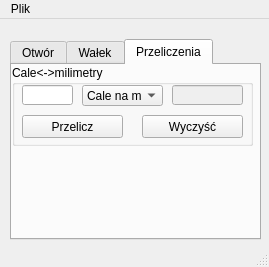
<?xml version="1.0" encoding="UTF-8"?>
<ui version="4.0">
 <class>MainWindow</class>
 <widget class="QMainWindow" name="MainWindow">
  <property name="geometry">
   <rect>
    <x>0</x>
    <y>0</y>
    <width>269</width>
    <height>267</height>
   </rect>
  </property>
  <property name="windowTitle">
   <string>Project X ver. 0.0.1</string>
  </property>
  <widget class="QWidget" name="centralWidget">
   <widget class="QTabWidget" name="tabWidget">
    <property name="geometry">
     <rect>
      <x>10</x>
      <y>20</y>
      <width>251</width>
      <height>201</height>
     </rect>
    </property>
    <property name="currentIndex">
     <number>2</number>
    </property>
    <widget class="QWidget" name="tab">
     <attribute name="title">
      <string>Otwór</string>
     </attribute>
     <widget class="QLabel" name="label">
      <property name="geometry">
       <rect>
        <x>11</x>
        <y>111</y>
        <width>16</width>
        <height>16</height>
       </rect>
      </property>
      <property name="text">
       <string>xxx</string>
      </property>
     </widget>
     <widget class="QLabel" name="label_2">
      <property name="geometry">
       <rect>
        <x>30</x>
        <y>100</y>
        <width>47</width>
        <height>41</height>
       </rect>
      </property>
      <property name="sizePolicy">
       <sizepolicy hsizetype="Fixed" vsizetype="Fixed">
        <horstretch>0</horstretch>
        <verstretch>0</verstretch>
       </sizepolicy>
      </property>
      <property name="lineWidth">
       <number>1</number>
      </property>
      <property name="text">
       <string>TextLabel</string>
      </property>
      <property name="textFormat">
       <enum>Qt::AutoText</enum>
      </property>
      <property name="scaledContents">
       <bool>false</bool>
      </property>
     </widget>
     <widget class="QGroupBox" name="groupBox">
      <property name="geometry">
       <rect>
        <x>0</x>
        <y>0</y>
        <width>241</width>
        <height>81</height>
       </rect>
      </property>
      <property name="title">
       <string>Wartości</string>
      </property>
      <widget class="QPushButton" name="pushButton">
       <property name="geometry">
        <rect>
         <x>150</x>
         <y>30</y>
         <width>71</width>
         <height>23</height>
        </rect>
       </property>
       <property name="text">
        <string>OK</string>
       </property>
      </widget>
      <widget class="QComboBox" name="comboBox">
       <property name="geometry">
        <rect>
         <x>90</x>
         <y>30</y>
         <width>51</width>
         <height>22</height>
        </rect>
       </property>
       <item>
        <property name="text">
         <string>A11</string>
        </property>
       </item>
       <item>
        <property name="text">
         <string>B11</string>
        </property>
       </item>
       <item>
        <property name="text">
         <string>C8</string>
        </property>
       </item>
       <item>
        <property name="text">
         <string>C9</string>
        </property>
       </item>
       <item>
        <property name="text">
         <string>C11</string>
        </property>
       </item>
       <item>
        <property name="text">
         <string>D8</string>
        </property>
       </item>
       <item>
        <property name="text">
         <string>D9</string>
        </property>
       </item>
       <item>
        <property name="text">
         <string>D10</string>
        </property>
       </item>
       <item>
        <property name="text">
         <string>D11</string>
        </property>
       </item>
       <item>
        <property name="text">
         <string>E7</string>
        </property>
       </item>
       <item>
        <property name="text">
         <string>E8</string>
        </property>
       </item>
       <item>
        <property name="text">
         <string>E9</string>
        </property>
       </item>
       <item>
        <property name="text">
         <string>F7</string>
        </property>
       </item>
       <item>
        <property name="text">
         <string>G5</string>
        </property>
       </item>
       <item>
        <property name="text">
         <string>G6</string>
        </property>
       </item>
       <item>
        <property name="text">
         <string>G7</string>
        </property>
       </item>
       <item>
        <property name="text">
         <string>H4</string>
        </property>
       </item>
       <item>
        <property name="text">
         <string>H5</string>
        </property>
       </item>
       <item>
        <property name="text">
         <string>H6</string>
        </property>
       </item>
       <item>
        <property name="text">
         <string>H7</string>
        </property>
       </item>
       <item>
        <property name="text">
         <string>H8</string>
        </property>
       </item>
       <item>
        <property name="text">
         <string>H9</string>
        </property>
       </item>
       <item>
        <property name="text">
         <string>H10</string>
        </property>
       </item>
       <item>
        <property name="text">
         <string>H11</string>
        </property>
       </item>
       <item>
        <property name="text">
         <string>H12</string>
        </property>
       </item>
       <item>
        <property name="text">
         <string>H13</string>
        </property>
       </item>
       <item>
        <property name="text">
         <string>H15</string>
        </property>
       </item>
       <item>
        <property name="text">
         <string>JS5</string>
        </property>
       </item>
       <item>
        <property name="text">
         <string>JS6</string>
        </property>
       </item>
       <item>
        <property name="text">
         <string>JS7</string>
        </property>
       </item>
       <item>
        <property name="text">
         <string>JS9</string>
        </property>
       </item>
       <item>
        <property name="text">
         <string>J6</string>
        </property>
       </item>
       <item>
        <property name="text">
         <string>J7</string>
        </property>
       </item>
       <item>
        <property name="text">
         <string>J8</string>
        </property>
       </item>
       <item>
        <property name="text">
         <string>K6</string>
        </property>
       </item>
       <item>
        <property name="text">
         <string>K7</string>
        </property>
       </item>
       <item>
        <property name="text">
         <string>M6</string>
        </property>
       </item>
       <item>
        <property name="text">
         <string>M7</string>
        </property>
       </item>
       <item>
        <property name="text">
         <string>N6</string>
        </property>
       </item>
       <item>
        <property name="text">
         <string>N7</string>
        </property>
       </item>
       <item>
        <property name="text">
         <string>N8</string>
        </property>
       </item>
       <item>
        <property name="text">
         <string>N9</string>
        </property>
       </item>
       <item>
        <property name="text">
         <string>P6</string>
        </property>
       </item>
       <item>
        <property name="text">
         <string>P7</string>
        </property>
       </item>
       <item>
        <property name="text">
         <string>P8</string>
        </property>
       </item>
       <item>
        <property name="text">
         <string>P9</string>
        </property>
       </item>
       <item>
        <property name="text">
         <string>R6</string>
        </property>
       </item>
       <item>
        <property name="text">
         <string>R7</string>
        </property>
       </item>
       <item>
        <property name="text">
         <string>S7</string>
        </property>
       </item>
       <item>
        <property name="text">
         <string>S8</string>
        </property>
       </item>
      </widget>
      <widget class="QSpinBox" name="spinBox">
       <property name="geometry">
        <rect>
         <x>10</x>
         <y>30</y>
         <width>71</width>
         <height>22</height>
        </rect>
       </property>
       <property name="wrapping">
        <bool>false</bool>
       </property>
       <property name="frame">
        <bool>true</bool>
       </property>
       <property name="buttonSymbols">
        <enum>QAbstractSpinBox::NoButtons</enum>
       </property>
       <property name="correctionMode">
        <enum>QAbstractSpinBox::CorrectToPreviousValue</enum>
       </property>
       <property name="keyboardTracking">
        <bool>true</bool>
       </property>
       <property name="maximum">
        <number>600</number>
       </property>
      </widget>
     </widget>
     <zorder>groupBox</zorder>
     <zorder>label</zorder>
     <zorder>label_2</zorder>
    </widget>
    <widget class="QWidget" name="tab_2">
     <attribute name="title">
      <string>Wałek</string>
     </attribute>
    </widget>
    <widget class="QWidget" name="tab_3">
     <attribute name="title">
      <string>Przeliczenia</string>
     </attribute>
     <widget class="QGroupBox" name="groupBox_2">
      <property name="geometry">
       <rect>
        <x>0</x>
        <y>0</y>
        <width>241</width>
        <height>81</height>
       </rect>
      </property>
      <property name="title">
       <string>Cale&lt;-&gt;milimetry</string>
      </property>
      <widget class="QComboBox" name="comboBox_2">
       <property name="geometry">
        <rect>
         <x>70</x>
         <y>20</y>
         <width>81</width>
         <height>21</height>
        </rect>
       </property>
       <item>
        <property name="text">
         <string>Cale na mm</string>
        </property>
       </item>
       <item>
        <property name="text">
         <string>Mm na cale</string>
        </property>
       </item>
      </widget>
      <widget class="QLineEdit" name="lineEdit">
       <property name="geometry">
        <rect>
         <x>10</x>
         <y>20</y>
         <width>51</width>
         <height>20</height>
        </rect>
       </property>
      </widget>
      <widget class="QLineEdit" name="lineEdit_2">
       <property name="enabled">
        <bool>false</bool>
       </property>
       <property name="geometry">
        <rect>
         <x>160</x>
         <y>20</y>
         <width>71</width>
         <height>20</height>
        </rect>
       </property>
      </widget>
      <widget class="QPushButton" name="pushButton_2">
       <property name="geometry">
        <rect>
         <x>10</x>
         <y>50</y>
         <width>101</width>
         <height>23</height>
        </rect>
       </property>
       <property name="text">
        <string>Przelicz</string>
       </property>
      </widget>
      <widget class="QPushButton" name="pushButton_3">
       <property name="geometry">
        <rect>
         <x>130</x>
         <y>50</y>
         <width>101</width>
         <height>23</height>
        </rect>
       </property>
       <property name="text">
        <string>Wyczyść</string>
       </property>
      </widget>
     </widget>
    </widget>
   </widget>
  </widget>
  <widget class="QMenuBar" name="menuBar">
   <property name="geometry">
    <rect>
     <x>0</x>
     <y>0</y>
     <width>269</width>
     <height>21</height>
    </rect>
   </property>
   <widget class="QMenu" name="menuPlik">
    <property name="title">
     <string>Plik</string>
    </property>
    <addaction name="actionInformacje"/>
   </widget>
   <addaction name="menuPlik"/>
  </widget>
  <widget class="QStatusBar" name="statusBar"/>
  <action name="actionInformacje">
   <property name="text">
    <string>Informacje</string>
   </property>
  </action>
 </widget>
 <layoutdefault spacing="6" margin="11"/>
 <resources/>
 <connections>
  <connection>
   <sender>pushButton_3</sender>
   <signal>clicked()</signal>
   <receiver>lineEdit</receiver>
   <slot>clear()</slot>
   <hints>
    <hint type="sourcelabel">
     <x>173</x>
     <y>126</y>
    </hint>
    <hint type="destinationlabel">
     <x>127</x>
     <y>97</y>
    </hint>
   </hints>
  </connection>
  <connection>
   <sender>pushButton_3</sender>
   <signal>clicked()</signal>
   <receiver>lineEdit_2</receiver>
   <slot>clear()</slot>
   <hints>
    <hint type="sourcelabel">
     <x>204</x>
     <y>121</y>
    </hint>
    <hint type="destinationlabel">
     <x>204</x>
     <y>96</y>
    </hint>
   </hints>
  </connection>
 </connections>
</ui>
